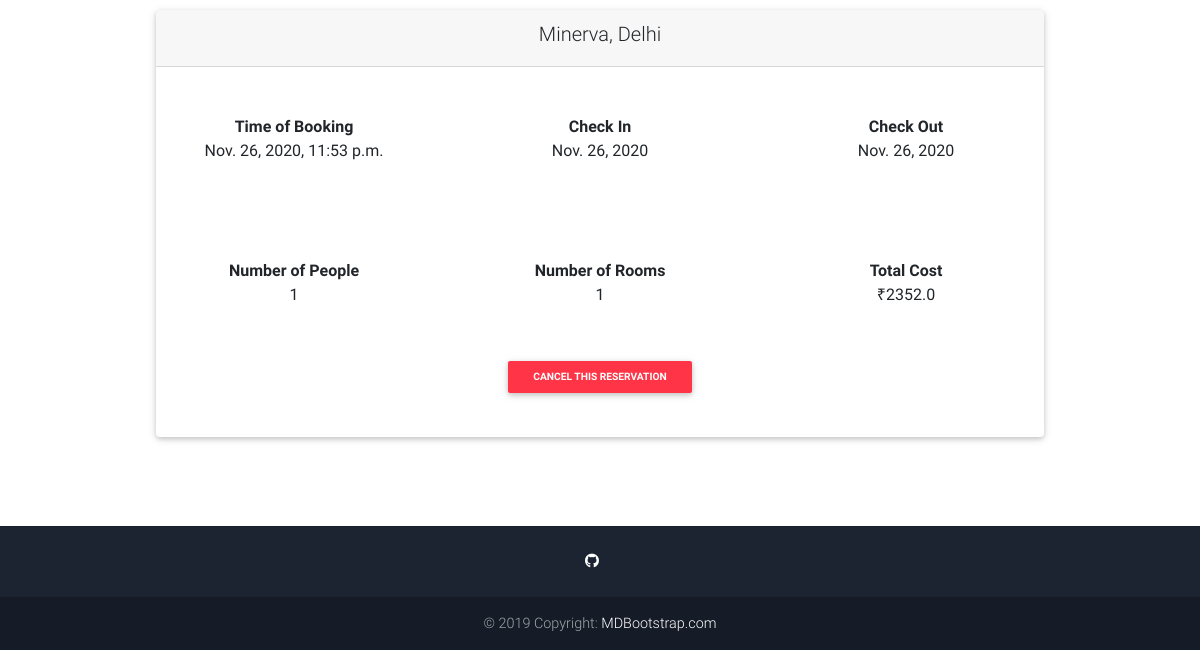
/myaccount/ (signed in, lower part), run on an earlier commit of the app's database.
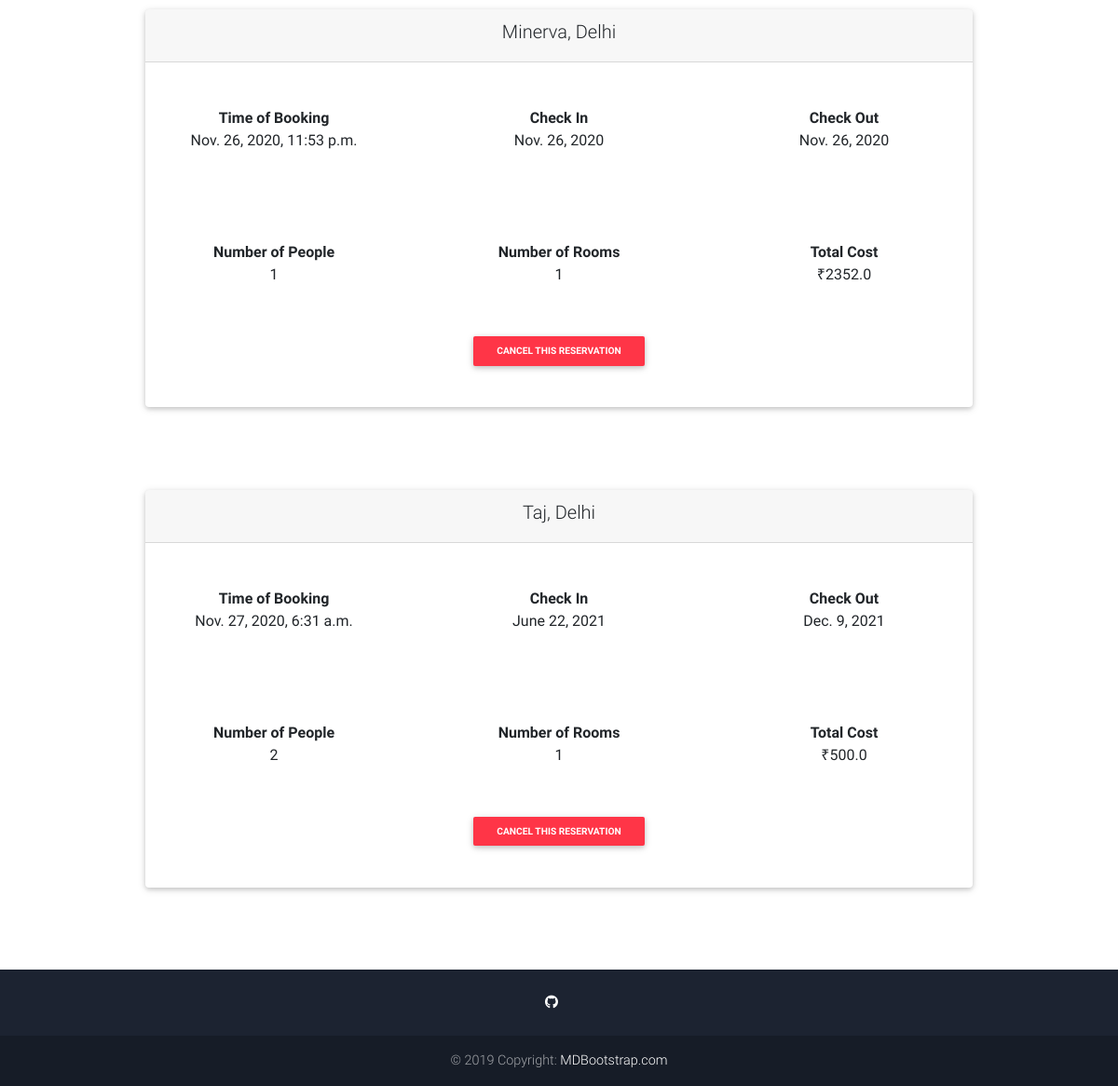
And on a later commit of the database.
### main/models.py (models this page shows, shortened)
class Reservation(models.Model):
    user = models.ForeignKey(User, on_delete=models.CASCADE, null=True)
    reservation_name = models.CharField(max_length=40, default="")
    reference_name = models.CharField(max_length=40, default="")
    timestamp = models.DateTimeField(default=datetime.now())
    num_people = models.IntegerField(default=1)
    rooms = models.IntegerField(default=1)
    check_in = models.DateField(null=True)
    check_out = models.DateField(null=True)
    cost = models.FloatField(default=0.0)

### main/views.py (the view)
# urls.py: path('myaccount/', views.accountpage, name='myaccount'),
def accountpage(request):
    if request.user.is_authenticated:
        reservation_list = Reservation.objects.filter(user = request.user)
        context = {
            'user': request.user,
            'reservation_list' : reservation_list
        }
        return render(request, 'myaccount.html', context)
    else:
        return redirect('login')

### main/templates/myaccount.html (shortened to what this page needs)
{% extends 'base.html' %}
{% block content %}
  <main>
    <div class="container">
      <section class="mt-5 wow fadeIn">
        {% if reservation_list %}
        {% for reservation in reservation_list %}
          <div class="card mx-auto text-center" style="width: 80%; margin-bottom: 8%">
            <div class="card-header text-center">
              <h5>{{reservation.reference_name}}</h5>
            </div>
            <div class="row">
              <div class="col mt-5 mb-5">
                <strong>Time of Booking</strong> <br>
                {{reservation.timestamp}} <br>
              </div>
              <div class="col mt-5 mb-5">
                <strong>Check In</strong> <br>
                {{reservation.check_in}} <br>
              </div>
              <div class="col mt-5 mb-5">
                <strong>Check Out</strong> <br>
                {{reservation.check_out}} <br>
              </div>
            </div>
            <div class="row">
              <div class="col mt-5 mb-5">
                <strong>Number of People</strong> <br>
                {{reservation.num_people}} <br>
              </div>
              <div class="col mt-5 mb-5">
                <strong>Number of Rooms</strong> <br>
                {{reservation.rooms}} <br>
              </div>
              <div class="col mt-5 mb-5">
                <strong>Total Cost</strong> <br>
                ₹{{reservation.cost}} <br>
              </div>
            </div>
            <form method="POST" action="{% url 'cancelbooking' %}">
            <button class="btn btn-sm btn-danger" type="submit" style="margin-bottom: 5%;" ><strong>Cancel this reservation</strong></button>
          </form>
          </div>
        {% endfor %}
        {% else %}
        <center><h5 style="margin-bottom: 6%;">You have not made any reservations yet!</h5></center>
        {% endif %}
      </section>
    </div>
  </main>
{% endblock content %}

What changed in the data, as far as the page shows it:
added Reservation: reference_name "Taj, Delhi", timestamp "Nov. 27, 2020, 6:31 a.m.", check_in "June 22, 2021", check_out "Dec. 9, 2021", num_people "2", rooms "1", cost "500.0"
